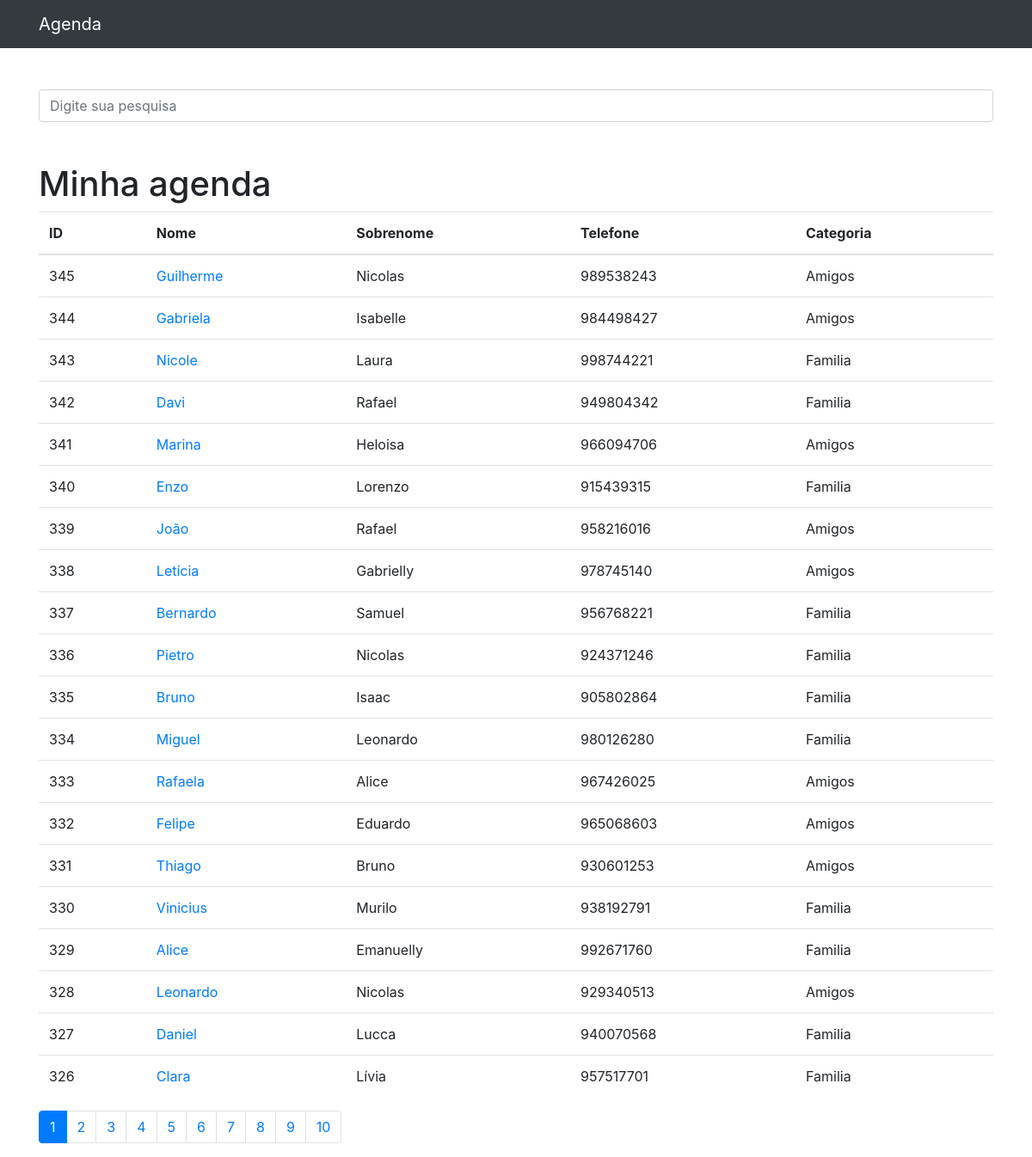
The page / on the database its author committed.
### contatos/models.py (models this page shows, shortened)
class Contato(models.Model): #Herdando de uma classe do Django
    nome = models.CharField(max_length=255) # caracteres com no máximo 255
    sobrenome = models.CharField(max_length=255, blank=True) # permite ficar vazio (opcional)
    telefone = models.CharField(max_length=255)
    email = models.CharField(max_length=255, blank=True)
    data_criacao = models.DateTimeField(default=timezone.now)
    descricao = models.TextField(blank=True)
    categoria = models.ForeignKey(Categoria, on_delete=models.DO_NOTHING)
    mostrar = models.BooleanField(default=True) # Campo de mostrar o contato ou não, marcando como booleano.
    foto = models.ImageField(blank=True, upload_to='fotos/%Y/%m') # Local onde salva as fotos, salva com o dia e o mês
    objects = models.Manager()  # Serve para deixar claro que é um objeto

class Categoria(models.Model):
    nome = models.CharField(max_length=255)
    def __str__(self):
        return self.nome

### contatos/views.py (the view)
# urls.py: path('', views.index, name='index'), # index é a função dentro da view
def index(request): # Mostra os contatos da página inicial
    contatos = Contato.objects.order_by('-id').filter(  # Adicionando um filtro, para mostrar somente tal dado
        mostrar = True
    )
    paginator = Paginator(contatos, 20)  # Show 25 contacts per page
    page = request.GET.get('p') # Pega a pagina atual
    contatos = paginator.get_page(page)
    return render(request, 'contatos/index.html', {
        'contatos' : contatos
    })

### contatos/templates/contatos/index.html (shortened to what this page needs)
{%extends 'base.html'%}
{%block conteudo%}
    <h1 class="mt-5">Minha agenda</h1>
    <table class="table">
      <thead>
        <tr>
          <th>ID</th>
          <th>Nome</th>
          <th>Sobrenome</th>
          <th>Telefone</th>
          <th>Categoria</th>
        </tr>
      </thead>
      <tbody>
        {% for contato in contatos %}
          {% if contato.mostrar %}
            <tr>
              <td>{{ contato.id }}</td>
              <td>
                <a href="{% url 'ver_contato' contato.id %}"> {{ contato.nome }}</a>
              </td>
              <td>{{ contato.sobrenome }}</td>
              <td>{{ contato.telefone }}</td>
              <td>{{ contato.categoria }}</td>
            </tr>
          {% endif %}
        {% endfor %}
      </tbody>
    </table>
<nav aria-label="Page navigation example">
  <ul class="pagination">
    {% for pagina in contatos.paginator.page_range %}
      {% if contatos.number == pagina %}
        <li class="page-item active">
          <a class="page-link" href="?p={{ pagina }}">{{ pagina }}</a>
        </li>
      {% else %}
          <li class="page-item">
            <a class="page-link" href="?p={{ pagina }}">{{ pagina }}</a>
          </li>
      {% endif %}
    {% endfor %}
  </ul>
</nav>
{%endblock%}

### templates/base.html (shortened to what this page needs)
{% load static %}
<!DOCTYPE html>
<html lang="pt">
<head>
  {% include 'parciais/_head.html' %}
</head>
<body>
  {% include 'parciais/_nav.html' %}
  <div class="container">
    <div class="row">
      <div class="col-lg-12">
        {% if 'accounts' not in request.path %}
        <br><br>
        <form method="get" action="{% url 'busca' %}">
          <div class="form-group row">
            <div class="col-12">
              <input class="form-control"
                     type="search" value="{{ request.GET.termo }}"
                     id="search-input"
                     placeholder="Digite sua pesquisa"
                     name="termo">
            </div>
          </div>
        </form>
        {% endif %}
        {%block conteudo%} {% endblock %}
      </div>
    </div>
  </div>
</body>
</html>

### templates/parciais/_head.html (shortened to what this page needs)
{% load static %}
<link href="{% static 'vendor/bootstrap/css/bootstrap.min.css' %}" rel="stylesheet">

### templates/parciais/_nav.html (shortened to what this page needs)
<nav class="navbar navbar-expand-lg navbar-dark bg-dark static-top">
<div class="container">
  <a class="navbar-brand" href="{% url 'index' %}">Agenda</a>
</div>
</nav>

### rows shown on the page
Contato: id "345", nome "Guilherme", sobrenome "Nicolas", telefone "989538243", categoria "Amigos"
Contato: id "344", nome "Gabriela", sobrenome "Isabelle", telefone "984498427", categoria "Amigos"
Contato: id "343", nome "Nicole", sobrenome "Laura", telefone "998744221", categoria "Familia"
Contato: id "342", nome "Davi", sobrenome "Rafael", telefone "949804342", categoria "Familia"
Contato: id "341", nome "Marina", sobrenome "Heloisa", telefone "966094706", categoria "Amigos"
Contato: id "340", nome "Enzo", sobrenome "Lorenzo", telefone "915439315", categoria "Familia"
Contato: id "339", nome "João", sobrenome "Rafael", telefone "958216016", categoria "Amigos"
Contato: id "338", nome "Letícia", sobrenome "Gabrielly", telefone "978745140", categoria "Amigos"
Contato: id "337", nome "Bernardo", sobrenome "Samuel", telefone "956768221", categoria "Familia"
Contato: id "336", nome "Pietro", sobrenome "Nicolas", telefone "924371246", categoria "Familia"
Contato: id "335", nome "Bruno", sobrenome "Isaac", telefone "905802864", categoria "Familia"
Contato: id "334", nome "Miguel", sobrenome "Leonardo", telefone "980126280", categoria "Familia"
Contato: id "333", nome "Rafaela", sobrenome "Alice", telefone "967426025", categoria "Amigos"
Contato: id "332", nome "Felipe", sobrenome "Eduardo", telefone "965068603", categoria "Amigos"
Contato: id "331", nome "Thiago", sobrenome "Bruno", telefone "930601253", categoria "Amigos"
Contato: id "330", nome "Vinicius", sobrenome "Murilo", telefone "938192791", categoria "Familia"
Contato: id "329", nome "Alice", sobrenome "Emanuelly", telefone "992671760", categoria "Familia"
Contato: id "328", nome "Leonardo", sobrenome "Nicolas", telefone "929340513", categoria "Amigos"
Contato: id "327", nome "Daniel", sobrenome "Lucca", telefone "940070568", categoria "Familia"
Contato: id "326", nome "Clara", sobrenome "Lívia", telefone "957517701", categoria "Familia"

### other values the page prints
{{ pagina }} "1"
{{ pagina }} "2" "3" "4" "5" "6" "7" "8" "9" "10"
